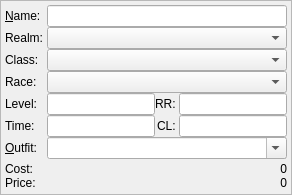
     <widget class="GroupFrame" name="GroupCharInfo" >
      <property name="frameShape" >
       <enum>QFrame::StyledPanel</enum>
      </property>
      <property name="lineWidth" >
       <number>1</number>
      </property>
      <layout class="QGridLayout" >
       <property name="margin" >
        <number>4</number>
       </property>
       <property name="spacing" >
        <number>0</number>
       </property>
       <item row="0" column="0" >
        <widget class="QLabel" name="LabelCharName" >
         <property name="text" >
          <string>&amp;Name: </string>
         </property>
         <property name="textFormat" >
          <enum>Qt::PlainText</enum>
         </property>
         <property name="buddy" >
          <cstring>CharName</cstring>
         </property>
        </widget>
       </item>
       <item row="0" column="1" colspan="3" >
        <widget class="QLineEdit" name="CharName" />
       </item>
       <item row="1" column="0" >
        <widget class="QLabel" name="LabelRealm" >
         <property name="text" >
          <string>Realm: </string>
         </property>
         <property name="textFormat" >
          <enum>Qt::PlainText</enum>
         </property>
        </widget>
       </item>
       <item row="1" column="1" colspan="3" >
        <widget class="SearchingCombo" name="Realm" />
       </item>
       <item row="2" column="0" >
        <widget class="QLabel" name="LabelCharClass" >
         <property name="text" >
          <string>Class: </string>
         </property>
         <property name="textFormat" >
          <enum>Qt::PlainText</enum>
         </property>
        </widget>
       </item>
       <item row="2" column="1" colspan="3" >
        <widget class="SearchingCombo" name="CharClass" />
       </item>
       <item row="3" column="0" >
        <widget class="QLabel" name="LabelCharRace" >
         <property name="text" >
          <string>Race: </string>
         </property>
         <property name="textFormat" >
          <enum>Qt::PlainText</enum>
         </property>
        </widget>
       </item>
       <item row="3" column="1" colspan="3" >
        <widget class="SearchingCombo" name="CharRace" />
       </item>
       <item row="4" column="0" >
        <widget class="QLabel" name="LabelCharLevel" >
         <property name="text" >
          <string>Level: </string>
         </property>
         <property name="textFormat" >
          <enum>Qt::PlainText</enum>
         </property>
        </widget>
       </item>
       <item row="4" column="1" >
        <widget class="QLineEdit" name="CharLevel" />
       </item>
       <item row="4" column="2" >
        <widget class="QLabel" name="LabelRealmRank" >
         <property name="text" >
          <string>RR: </string>
         </property>
         <property name="textFormat" >
          <enum>Qt::PlainText</enum>
         </property>
         <property name="alignment" >
          <set>Qt::AlignRight|Qt::AlignTrailing|Qt::AlignVCenter</set>
         </property>
        </widget>
       </item>
       <item row="4" column="3" >
        <widget class="QLineEdit" name="RealmRank" />
       </item>
       <item row="5" column="0" >
        <widget class="QLabel" name="LabelCraftTime" >
         <property name="text" >
          <string>Time: </string>
         </property>
         <property name="textFormat" >
          <enum>Qt::PlainText</enum>
         </property>
        </widget>
       </item>
       <item row="5" column="1" >
        <widget class="QLineEdit" name="CraftTime" />
       </item>
       <item row="5" column="2" >
        <widget class="QLabel" name="LabelChampionLevel" >
         <property name="text" >
          <string>CL: </string>
         </property>
         <property name="textFormat" >
          <enum>Qt::PlainText</enum>
         </property>
         <property name="alignment" >
          <set>Qt::AlignRight|Qt::AlignTrailing|Qt::AlignVCenter</set>
         </property>
        </widget>
       </item>
       <item row="5" column="3" >
        <widget class="QLineEdit" name="ChampionLevel" />
       </item>
       <item row="6" column="0" >
        <widget class="QLabel" name="LabelOutfitName" >
         <property name="text" >
          <string>&amp;Outfit: </string>
         </property>
         <property name="textFormat" >
          <enum>Qt::PlainText</enum>
         </property>
         <property name="buddy" >
          <cstring>OutfitName</cstring>
         </property>
        </widget>
       </item>
       <item row="6" column="1" colspan="3" >
        <widget class="SearchingCombo" name="OutfitName" >
         <property name="editable" >
          <bool>true</bool>
         </property>
         <property name="insertPolicy" >
          <enum>QComboBox::NoInsert</enum>
         </property>
         <property name="duplicatesEnabled" >
          <bool>true</bool>
         </property>
        </widget>
       </item>
       <item row="7" column="0" colspan="4" >
        <spacer>
         <property name="orientation" >
          <enum>Qt::Vertical</enum>
         </property>
         <property name="sizeType" >
          <enum>QSizePolicy::Fixed</enum>
         </property>
         <property name="sizeHint" >
          <size>
           <width>1</width>
           <height>3</height>
          </size>
         </property>
        </spacer>
       </item>
       <item row="8" column="0" >
        <widget class="QLabel" name="LabelTotalCost" >
         <property name="text" >
          <string>Cost: </string>
         </property>
         <property name="alignment" >
          <set>Qt::AlignLeading|Qt::AlignLeft|Qt::AlignVCenter</set>
         </property>
        </widget>
       </item>
       <item row="8" column="1" colspan="3" >
        <widget class="QLabel" name="TotalCost" >
         <property name="text" >
          <string>0</string>
         </property>
         <property name="alignment" >
          <set>Qt::AlignRight|Qt::AlignTrailing|Qt::AlignVCenter</set>
         </property>
        </widget>
       </item>
       <item row="9" column="0" >
        <widget class="QLabel" name="LabelTotalPrice" >
         <property name="text" >
          <string>Price: </string>
         </property>
         <property name="alignment" >
          <set>Qt::AlignLeading|Qt::AlignLeft|Qt::AlignVCenter</set>
         </property>
        </widget>
       </item>
       <item row="9" column="1" colspan="3" >
        <widget class="QLabel" name="TotalPrice" >
         <property name="text" >
          <string>0</string>
         </property>
         <property name="alignment" >
          <set>Qt::AlignRight|Qt::AlignTrailing|Qt::AlignVCenter</set>
         </property>
        </widget>
       </item>
       <item row="10" column="0" colspan="4" >
        <spacer>
         <property name="orientation" >
          <enum>Qt::Vertical</enum>
         </property>
         <property name="sizeType" >
          <enum>QSizePolicy::MinimumExpanding</enum>
         </property>
         <property name="sizeHint" >
          <size>
           <width>1</width>
           <height>0</height>
          </size>
         </property>
        </spacer>
       </item>
      </layout>
     </widget>
